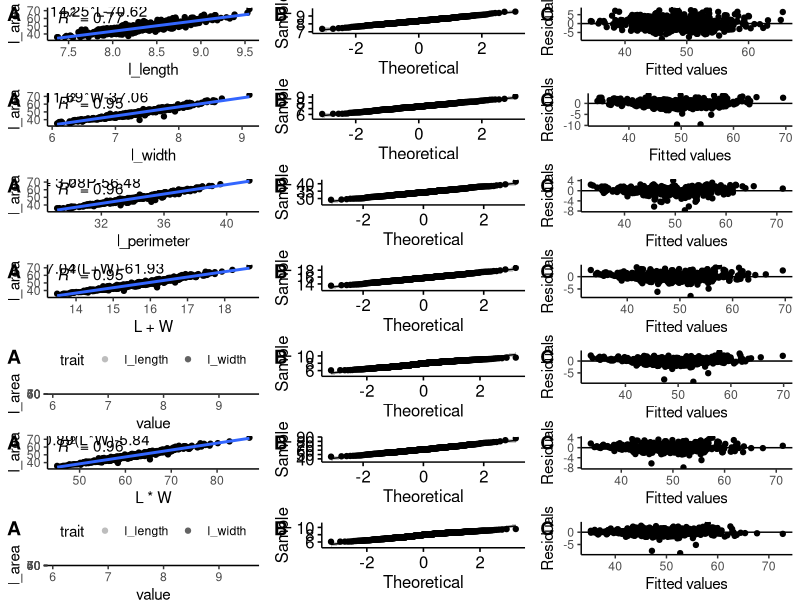
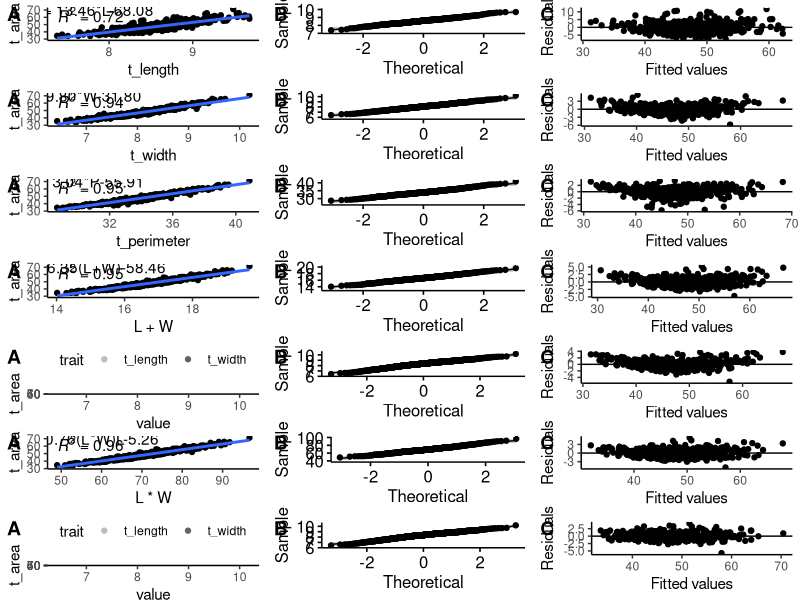
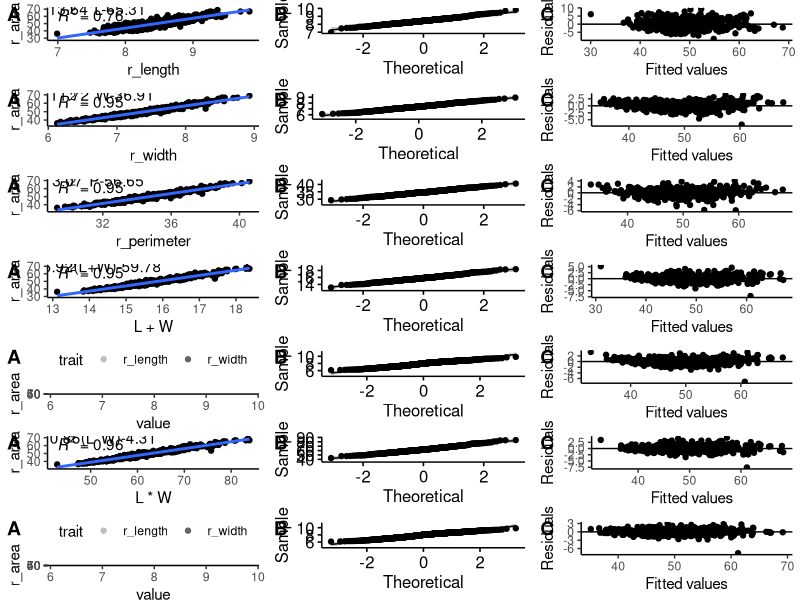
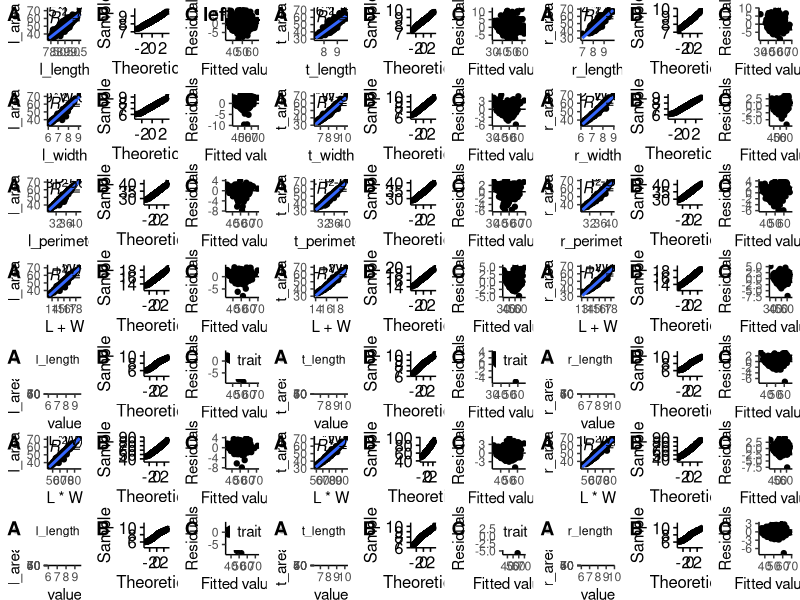
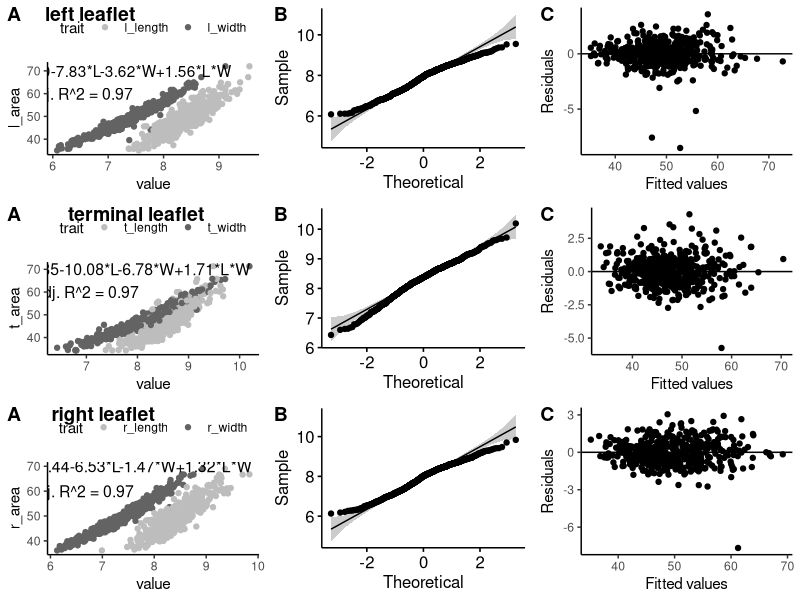
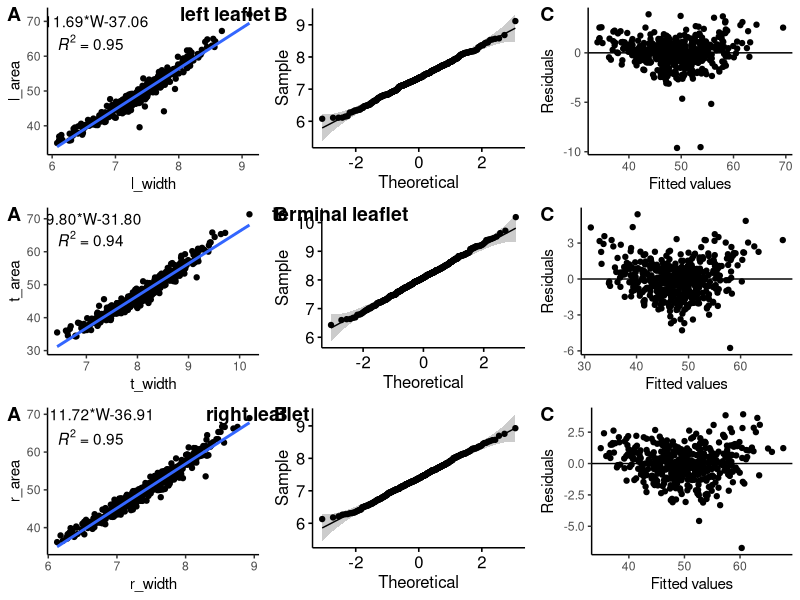
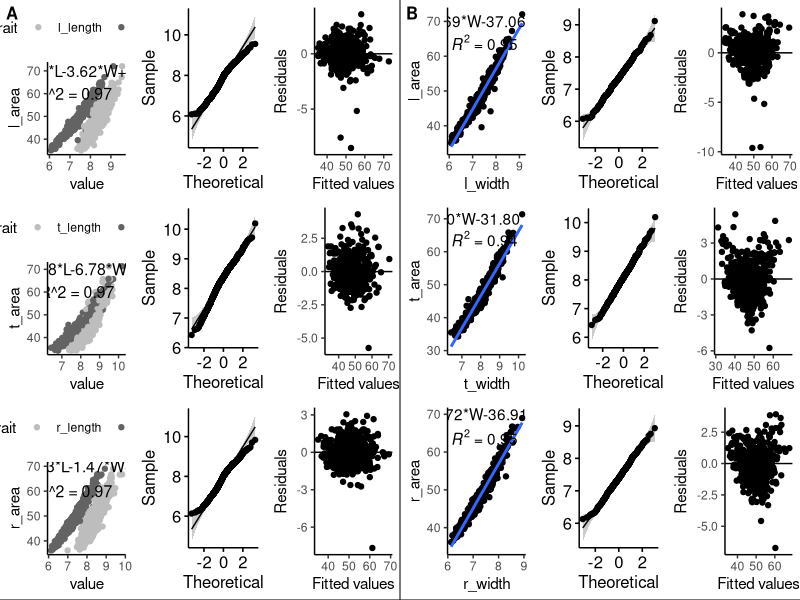
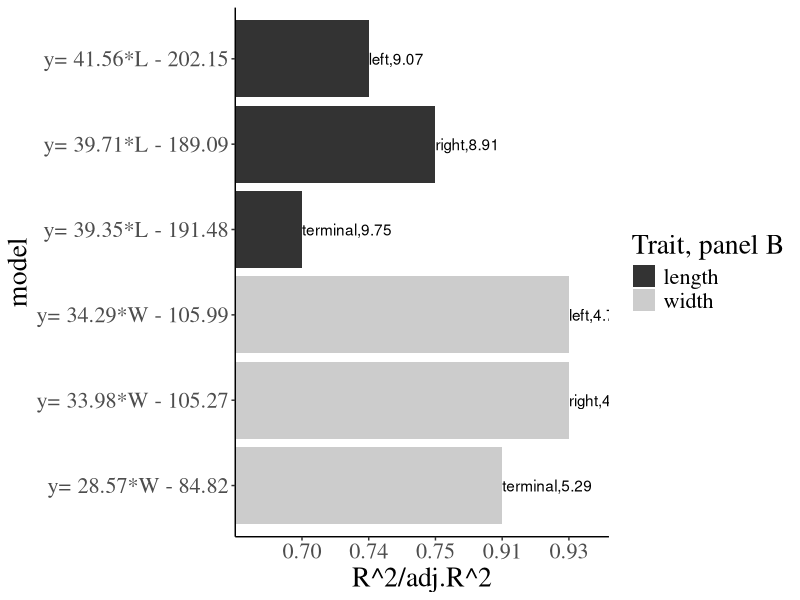

The R script that drew these images, in order:
## ---- chunk 1
knitr::opts_chunk$set(echo = TRUE)
knitr::opts_knit$set(root.dir = normalizePath("..")) #set working directory for all code chunks
## ---- chunk 2
suppressPackageStartupMessages(library(tidyverse))
library(ggpubr)
## ---- chunk 3
getwd()
#list.dirs(".")

final_data <- read.csv("./tables/blups.csv") 

lobed <- c("PI377261", "PI377286", "PI377287", "PI377342")

##filter out the lobed files
`%!in%` <- Negate(`%in%`) #negate function

final_data <- filter(final_data, line %!in% lobed ) #remove the lobed files

##add columns indicating summation 
final_data$l_l_w <- final_data$l_length + final_data$l_width
final_data$t_l_w <- final_data$t_length + final_data$t_width
final_data$r_l_w <- final_data$r_length + final_data$r_width

###add columns of length*width (multiplication)
final_data$l_lw <- final_data$l_length*final_data$l_width
final_data$t_lw <- final_data$t_length*final_data$t_width
final_data$r_lw <- final_data$r_length*final_data$r_width

###columns for total _leaflet area

final_data$Tarea <- final_data$l_area + final_data$t_area + final_data$r_area

####dataframe for model parameters
model_parameters <- data.frame(as.character(0),
                               as.character(0),
                               as.numeric(0),
                               as.numeric(0))
names(model_parameters) <- c("Leaflet", "model", "R^2/adj.R^2", "RSE")
## ---- chunk 4
##l_area ~ l_length
model.length <- lm(l_area ~ l_length, final_data)
summary(model.length)

###add parameters to the 
add_to_table <- c("Left", "y=14.25*L-70.62", "0.77", "2.92")
model_parameters <- rbind(model_parameters, add_to_table)
##main graph
a <- ggplot(final_data, aes(l_length, l_area)) + 
  geom_point() + 
  stat_smooth(method = lm, fill = "grey") +
  annotate("text", x= 7.7,  y=70 , label ="y = 14.25*L-70.62" ) +
  stat_regline_equation(label.y = 64, aes(label = ..rr.label..)) +
  theme_classic()

##qqplot
b <- ggqqplot(final_data, "l_length")
# ggplot(final_data, aes(sample = l_length)) + 
#   stat_qq() + 
#   theme_classic()

##residuals
c <- ggplot( data=NULL,aes(x= model.length$fitted.values, y = model.length$residuals)) +
  geom_point() + 
  geom_hline(yintercept = 0) + 
  theme_classic() + labs(x = "Fitted values", y = "Residuals")

##combine the three graphs on each leaflet

left_length <- ggarrange(a, b, c, labels = c("A", "B", "C"),nrow = 1, ncol = 3)

#ggsave("./figures/fig5_regression/left_length.tiff", left_length, width = 7, height = 3, device='tiff', dpi=300)
## ---- chunk 5
##l_area ~ l_width
model.width <- lm(l_area ~ l_width, final_data)
summary(model.width)

add_to_table <- c("Left", "y=11.69*W-37.06", "0.95", "1.41")
model_parameters <- rbind(model_parameters, add_to_table)

##main graph
a <- ggplot(final_data, aes(l_width, l_area)) + 
  geom_point() + 
  stat_smooth(method = lm, fill = "grey") +
  annotate("text", x= 6.5,  y=70 , label ="y = 11.69*W-37.06" ) +
  stat_regline_equation( label.y = 64, aes(label = ..rr.label..)) +
  theme_classic()

##qqplot
b <- ggqqplot(final_data, "l_width")
# ggplot(final_data, aes(sample = l_width)) + 
#   stat_qq() + 
#   theme_classic()

##residuals
c <- ggplot( data=NULL,aes(x= model.width$fitted.values, y = model.width$residuals)) +
  geom_point() + 
  geom_hline(yintercept = 0) + 
  theme_classic() + labs(x = "Fitted values", y = "Residuals")

##combine the three graphs on each leaflet

left_width <- ggarrange(a, b, c, labels = c("A", "B", "C"),nrow = 1, ncol = 3)
left_width1 <- ggarrange(a, b, c, nrow = 1, ncol = 3)

#ggsave("./figures/fig5_regression/left_width.tiff", left_width, width = 7, height = 3, device='tiff', dpi=300)
## ---- chunk 6
##l_area ~ l_perimeter
model.perimeter <- lm(l_area ~ l_perimeter, final_data)
summary(model.perimeter)

add_to_table <- c("Left", "y=3.08P-56.48", "0.96", "1.29")
model_parameters <- rbind(model_parameters, add_to_table)
##main graph
a <- ggplot(final_data, aes(l_perimeter, l_area)) + 
  geom_point() + 
  stat_smooth(method = lm, fill = "grey") +
  annotate("text", x= 31,  y=70 , label ="y = 3.08P-56.48" ) +
  stat_regline_equation( label.y = 64, aes(label = ..rr.label..)) +
  theme_classic()

##qqplot
b <- ggqqplot(final_data, "l_perimeter")
# ggplot(final_data, aes(sample = l_perimeter)) + 
#   stat_qq() + 
#   theme_classic()

##residuals
c <- ggplot( data=NULL,aes(x= model.perimeter$fitted.values, y = model.perimeter$residuals)) +
  geom_point() + 
  geom_hline(yintercept = 0) + 
  theme_classic() + labs(x = "Fitted values", y = "Residuals")

##combine the three graphs on each leaflet

left_perimeter <- ggarrange(a, b, c, labels = c("A", "B", "C"),nrow = 1, ncol = 3)

#ggsave("./figures/fig5_regression/left_perimeter.tiff", left_perimeter, width = 7, height = 3, device='tiff', dpi=300)
## ---- chunk 7
#####using single value from l_length + l_width = l_l_w
model.l_w <- lm(l_area ~ l_l_w, final_data)
summary(model.l_w)

###add to model_parameters
add_to_table <- c("Left", "y=7.04(L+W)-61.93", "0.95", "1.36")
model_parameters <- rbind(model_parameters, add_to_table)

a <- ggplot(final_data, aes(l_l_w, l_area)) + 
  geom_point() + 
  stat_smooth(method = lm, fill = "grey") +
 annotate("text", x= 14.45,  y=70 , label ="y = 7.04(L+W)-61.93") +
  stat_regline_equation( label.y = 64, aes(label = ..rr.label..)) +
  labs(x = "L + W") +
  theme_classic()

##qqplot
b <- ggqqplot(final_data, "l_l_w")
# ggplot(final_data, aes(sample = l_width)) + 
#   stat_qq() + 
#   theme_classic()

##residuals
c <- ggplot( data=NULL,aes(x= model.l_w$fitted.values, y = model.l_w$residuals)) +
  geom_point() + 
  geom_hline(yintercept = 0) + 
  theme_classic() + labs(x = "Fitted values", y = "Residuals")

##combine the three graphs on each leaflet

left_l_w <- ggarrange(a, b, c, labels = c("A", "B", "C"),nrow = 1, ncol = 3)

#ggsave("./figures/fig5_regression/left_l+w.tiff", left_l_w, width = 7, height = 3, device='tiff', dpi=300)
## ---- chunk 8
#no interaction
##l_area ~ l_length + l_width

model.l__w <- lm(l_area ~ l_length + l_width, final_data)
summary(model.l__w)

###add to model_parameters
add_to_table <- c("Left", "y=3.77*L+9.39*W-51.76", "0.96", "1.16")
model_parameters <- rbind(model_parameters, add_to_table)

##main graph
#Note the x here means L*W
#to visualize you have to pivot the data
final_data_l_w <- final_data %>% select(line, l_length, l_width, l_area) %>% pivot_longer(cols = c(l_length, l_width ), names_to = "trait", values_to = "value" )

a <- ggplot(final_data_l_w, aes(x = value, y = l_area, color = trait)) + 
  geom_point()  + 
  scale_color_manual(values=c("#bdbdbd", "#636363")) +
  theme_classic() +
  theme(legend.position = 'top', legend.direction = "horizontal") +
  annotate("text", x =6.7 , y=70 , label = "y = 3.77*L+9.39*W-51.76" , size = 4) +
  annotate("text", x =6.5 , y=60 , label = "adj. R^2 = 0.97" , size = 4) 
  
 
##qqplot
b <- ggqqplot(final_data_l_w, "value")
# ggplot(final_data, aes(sample = l_width)) + 
#   stat_qq() + 
#   theme_classic()

##residuals
c <- ggplot( data=NULL,aes(x= model.l__w$fitted.values, y = model.l__w$residuals)) +
  geom_point() + 
  geom_hline(yintercept = 0) + 
  theme_classic() + labs(x = "Fitted values", y = "Residuals")

##combine the three graphs on each leaflet

left_l__w <- ggarrange(a, b, c, labels = c("A", "B", "C"),nrow = 1, ncol = 3)

#ggsave("./figures/fig5_regression/left_l++w.tiff", left_l__w, width = 7, height = 3, device='tiff', dpi=300)
## ---- chunk 9
#####using single value from l_length * l_width = l_lw
##l_area ~ l_length*l_width

model.l.w <- lm(l_area ~ l_lw, final_data)
summary(model.l.w)

###add to model_parameters
add_to_table <- c("Left", "y=0.89(L*W)-5.84", "0.96", "1.27")
model_parameters <- rbind(model_parameters, add_to_table)

##main graph
#Note the x here means L*W
a <- ggplot(final_data, aes(l_lw, l_area)) + 
  geom_point() + 
  stat_smooth(method = lm, fill = "grey") +
  annotate("text", x= 51,  y=70 , label="y = 0.89(L*W)-5.84") +
  stat_regline_equation( label.y = 64, aes(label = ..rr.label..)) +
  labs(x = "L * W") +
  theme_classic()

##qqplot
b <- ggqqplot(final_data, "l_lw")
# ggplot(final_data, aes(sample = l_width)) + 
#   stat_qq() + 
#   theme_classic()

##residuals
c <- ggplot( data=NULL,aes(x= model.l.w$fitted.values, y = model.l.w$residuals)) +
  geom_point() + 
  geom_hline(yintercept = 0) + 
  theme_classic() + labs(x = "Fitted values", y = "Residuals")

##combine the three graphs on each leaflet

left_l.w <- ggarrange(a, b, c, labels = c("A", "B", "C"),nrow = 1, ncol = 3)

#ggsave("./figures/fig5_regression/left_lxW.tiff", left_l.w, width = 7, height = 3, device='tiff', dpi=300)
## ---- chunk 10
##with interactions
model.l..w <- lm(l_area ~ l_length * l_width, final_data)
summary(model.l..w)

###add to model_parameters
add_to_table <- c("Left", "y=44.90-7.83*L-3.62*W+1.56*L*W", "0.97", "1.10")
model_parameters <- rbind(model_parameters, add_to_table)


#with interaction
#to plot both predictors, length and width, we need to 
final_data_l.w <- final_data %>% select(line, l_length, l_width, l_area) %>% pivot_longer(cols = c(l_length, l_width ), names_to = "trait", values_to = "value" )

a <- ggplot(final_data_l.w, aes(x = value, y = l_area, color = trait)) + 
  geom_point()  + 
  scale_color_manual(values=c("#bdbdbd", "#636363")) +
  theme_classic() +
  theme(legend.position = 'top', legend.direction = "horizontal") +
  annotate("text", x= 7,  y=70 , label="y = 44.90-7.83*L-3.62*W+1.56*L*W") +
  annotate("text", x =6.5 , y=60 , label = "adj. R^2 = 0.97" , size = 4) 
  
##qqplot
b <- ggqqplot(final_data_l.w, "value")
# ggplot(final_data, aes(sample = l_width)) + 
#   stat_qq() + 
#   theme_classic()

##residuals
c <- ggplot( data=NULL,aes(x= model.l..w$fitted.values, y = model.l..w$residuals)) +
  geom_point() + 
  geom_hline(yintercept = 0) + 
  theme_classic() + labs(x = "Fitted values", y = "Residuals")

##combine the three graphs on each leaflet

left_l..w <- ggarrange(a, b, c, labels = c("A", "B", "C"),nrow = 1, ncol = 3)
left_l..w1 <- ggarrange(a, b, c, nrow = 1, ncol = 3)

#ggsave("./figures/fig5_regression/left_lxxW.tiff", left_l..w, width = 7, height = 3, device='tiff', dpi=300)

## ---- chunk 11
##combine all from left side
left_models <- ggarrange(left_length, 
                         left_width, 
                         left_perimeter, 
                         left_l_w, 
                         left_l__w , 
                         left_l.w, 
                         left_l..w,
                         nrow = 7, ncol = 1)
ggsave("./figures/combined/left_models.tiff", left_models, width = 15, height = 15, device='tiff', dpi=300)
## ---- chunk 12
##t_area ~ t_length
model.length <- lm(t_area ~ t_length, final_data)
summary(model.length)

###add to model_parameters
add_to_table <- c("terminal", "y=13.46*L-68.08", "0.72", "3.21")
model_parameters <- rbind(model_parameters, add_to_table)


##main graph
a <- ggplot(final_data, aes(t_length, t_area)) + 
  geom_point() + 
  stat_smooth(method = lm, fill = "grey") +
  annotate("text", x= 7.8,  y=70 , label="y = 13.46*L-68.08") +
  stat_regline_equation(label.y = 64, aes(label = ..rr.label..)) +
  theme_classic()

##qqplot
b <- ggqqplot(final_data, "t_length")
# ggplot(final_data, aes(sample = l_length)) + 
#   stat_qq() + 
#   theme_classic()

##residuals
c <- ggplot( data=NULL,aes(x= model.length$fitted.values, y = model.length$residuals)) +
  geom_point() + 
  geom_hline(yintercept = 0) + 
  theme_classic() + labs(x = "Fitted values", y = "Residuals")

##combine the three graphs on each leaflet

terminal_length <- ggarrange(a, b, c, labels = c("A", "B", "C"),nrow = 1, ncol = 3)

#ggsave("./figures/fig5_regression/terminal_length.tiff", terminal_length, width = 7, height = 3, device='tiff', dpi=300)
## ---- chunk 13
##t_area ~ t_width
model.width <- lm(t_area ~ t_width, final_data)
summary(model.width)

###add to model_parameters
add_to_table <- c("terminal", "y=9.80*W-31.80", "0.94", "1.50")
model_parameters <- rbind(model_parameters, add_to_table)
##main graph
a <- ggplot(final_data, aes(t_width, t_area)) + 
  geom_point() + 
  stat_smooth(method = lm, fill = "grey") +
  annotate("text", x= 6.9,  y=70 , label="y = 9.80*W-31.80") +
  stat_regline_equation( label.y = 64, aes(label = ..rr.label..)) +
  theme_classic()

##qqplot
b <- ggqqplot(final_data, "t_width")
# ggplot(final_data, aes(sample = l_width)) + 
#   stat_qq() + 
#   theme_classic()

##residuals
c <- ggplot( data=NULL,aes(x= model.width$fitted.values, y = model.width$residuals)) +
  geom_point() + 
  geom_hline(yintercept = 0) + 
  theme_classic() + labs(x = "Fitted values", y = "Residuals")

##combine the three graphs on each leaflet

terminal_width <- ggarrange(a, b, c, labels = c("A", "B", "C"),nrow = 1, ncol = 3)
terminal_width1 <- ggarrange(a, b, c,nrow = 1, ncol = 3)

#ggsave("./figures/fig5_regression/terminal_width.tiff", terminal_width, width = 7, height = 3, device='tiff', dpi=300)
## ---- chunk 14
##t_area ~ t_perimeter
model.perimeter <- lm(t_area ~ t_perimeter, final_data)
summary(model.perimeter)


###add to model_parameters
add_to_table <- c("terminal", "y=3.03*P-55.42", "0.95", "1.35")
model_parameters <- rbind(model_parameters, add_to_table)


##main graph
a <- ggplot(final_data, aes(t_perimeter, t_area)) + 
  geom_point() + 
  stat_smooth(method = lm, fill = "grey") +
  annotate("text", x= 30.5,  y=70 , label="y = 3.04*P-55.91") +
  stat_regline_equation( label.y = 64, aes(label = ..rr.label..)) +
  theme_classic()

##qqplot
b <- ggqqplot(final_data, "t_perimeter")
# ggplot(final_data, aes(sample = l_perimeter)) + 
#   stat_qq() + 
#   theme_classic()

##residuals
c <- ggplot( data=NULL,aes(x= model.perimeter$fitted.values, y = model.perimeter$residuals)) +
  geom_point() + 
  geom_hline(yintercept = 0) + 
  theme_classic() + labs(x = "Fitted values", y = "Residuals")

##combine the three graphs on each leaflet

terminal_perimeter <- ggarrange(a, b, c, labels = c("A", "B", "C"),nrow = 1, ncol = 3)

#ggsave("./figures/fig5_regression/terminal_perimeter.tiff", terminal_perimeter, width = 7, height = 3, device='tiff', dpi=300)
## ---- chunk 15
##t_area ~ t_length + t_width - usiong single value summed

model.l_w <- lm(t_area ~ t_l_w, final_data)
summary(model.l_w)

###add to model_parameters
add_to_table <- c("terminal", "y=6.35(L+W)-58.46", "0.95", "1.37")
model_parameters <- rbind(model_parameters, add_to_table)

##main graph
#Note the x here means L*W

a <- ggplot(final_data, aes(t_l_w, t_area)) + 
  geom_point() + 
  stat_smooth(method = lm, fill = "grey") +
  annotate("text", x= 15.1,  y=70 , label="y = 6.35(L+W)-58.46") +
  stat_regline_equation( label.y = 64, aes(label = ..rr.label..)) +

  labs(x = "L + W") +
  theme_classic()

##qqplot
b <- ggqqplot(final_data, "t_l_w")
# ggplot(final_data, aes(sample = l_width)) + 
#   stat_qq() + 
#   theme_classic()

##residuals
c <- ggplot( data=NULL,aes(x= model.l_w$fitted.values, y = model.l_w$residuals)) +
  geom_point() + 
  geom_hline(yintercept = 0) + 
  theme_classic() + labs(x = "Fitted values", y = "Residuals")

##combine the three graphs on each leaflet

terminal_l_w <- ggarrange(a, b, c, labels = c("A", "B", "C"),nrow = 1, ncol = 3)

#ggsave("./figures/fig5_regression/terminal_l+w.tiff", terminal_l_w, width = 7, height = 3, device='tiff', dpi=300)
## ---- chunk 16
#no interaction
##l_area ~ l_length + l_width

model.t__w <- lm(t_area ~ t_length + t_width, final_data)
summary(model.t__w)

###add to model_parameters
add_to_table <- c("terminal", "y=3.73*L+7.94*W-48.76", "0.96", "1.21")
model_parameters <- rbind(model_parameters, add_to_table)

##main graph
#Note the x here means L*W
#to visualize you have to pivot the data
final_data_t_w <- final_data %>% select(line, t_length, t_width, t_area) %>% pivot_longer(cols = c(t_length, t_width ), names_to = "trait", values_to = "value" )

a <- ggplot(final_data_t_w, aes(x = value, y = t_area, color = trait)) + 
  geom_point()  + 
  scale_color_manual(values=c("#bdbdbd", "#636363")) +
  theme_classic() +
  theme(legend.position = 'top', legend.direction = "horizontal") +
  annotate("text", x =7.2 , y=70 , label = "y = 3.73*L+7.94*W-48.76", size = 4) +
  annotate("text", x =7.0 , y=60 , label = "adj. R^2 = 0.96" , size = 4) 

##qqplot
b <- ggqqplot(final_data_t_w, "value")

##residuals
c <- ggplot( data=NULL,aes(x= model.t__w$fitted.values, y = model.t__w$residuals)) +
  geom_point() + 
  geom_hline(yintercept = 0) + 
  theme_classic() + labs(x = "Fitted values", y = "Residuals")

##combine the three graphs on each leaflet

terminal_t__w <- ggarrange(a, b, c, labels = c("A", "B", "C"),nrow = 1, ncol = 3)

#ggsave("./figures/fig5_regression/terminal_l++w.tiff", terminal_t__w, width = 7, height = 3, device='tiff', dpi=300)
## ---- chunk 17
##singular value of length*width
##l_area ~ l_length*l_width

model.l.w <- lm(t_area ~ t_lw, final_data)
summary(model.l.w)

###add to model_parameters
add_to_table <- c("terminal", "y=0.76(L*W)L-5.26", "0.96", "1.28")
model_parameters <- rbind(model_parameters, add_to_table)

##main graph
#Note the x here means L*W

a <- ggplot(final_data, aes(t_lw, t_area)) + 
  geom_point() + 
  stat_smooth(method = lm, fill = "grey") +
  annotate("text", x= 57,  y=70 , label="y = 0.76(L*W)L-5.26" )+
  stat_regline_equation( label.y = 64, aes(label = ..rr.label..)) +
 labs(x = "L * W") +
  theme_classic()

##qqplot
b <- ggqqplot(final_data, "t_lw")
# ggplot(final_data, aes(sample = l_width)) + 
#   stat_qq() + 
#   theme_classic()

##residuals
c <- ggplot( data=NULL,aes(x= model.l.w$fitted.values, y = model.l.w$residuals)) +
  geom_point() + 
  geom_hline(yintercept = 0) + 
  theme_classic() + labs(x = "Fitted values", y = "Residuals")

##combine the three graphs on each leaflet

terminal_l.w <- ggarrange(a, b, c, labels = c("A", "B", "C"),nrow = 1, ncol = 3)

#ggsave("./figures/fig5_regression/terminal_lxW.tiff", terminal_l.w, width = 7, height = 3, device='tiff', dpi=300)
## ---- chunk 18
##with interaction
model.t..w <- lm(t_area ~ t_length * t_width, final_data)
summary(model.t..w)

###add to model_parameters
add_to_table <- c("terminal", "y=69.85-10.08*L-6.78*W+1.71*L*W", "0.97", "1.10")
model_parameters <- rbind(model_parameters, add_to_table)


#with interaction
#to plot both predictors, length and width, we need to 
final_data_t.w <- final_data %>% select(line, t_length, t_width, t_area) %>% pivot_longer(cols = c(t_length, t_width ), names_to = "trait", values_to = "value" )

a <- ggplot(final_data_t.w, aes(x = value, y = t_area, color = trait)) + 
  geom_point()  + 
  scale_color_manual(values=c("#bdbdbd", "#636363")) +
  theme_classic() +
  theme(legend.position = 'top', legend.direction = "horizontal") +
  annotate("text", x =7.7 , y=70 , label = "y = 69.85-10.08*L-6.78*W+1.71*L*W" , size = 4) +
  annotate("text", x =7.0 , y=60 , label = "adj. R^2 = 0.97" , size = 4) 
  
##qqplot
b <- ggqqplot(final_data_t.w, "value")
# ggplot(final_data, aes(sample = l_width)) + 
#   stat_qq() + 
#   theme_classic()

##residuals
c <- ggplot( data=NULL,aes(x= model.t..w$fitted.values, y = model.t..w$residuals)) +
  geom_point() + 
  geom_hline(yintercept = 0) + 
  theme_classic() + labs(x = "Fitted values", y = "Residuals")

##combine the three graphs on each leaflet

terminal_t..w <- ggarrange(a, b, c, labels = c("A", "B", "C"),nrow = 1, ncol = 3)
terminal_t..w1 <- ggarrange(a, b, c, nrow = 1, ncol = 3)

#ggsave("./figures/fig5_regression/terminal_lxxW.tiff", terminal_t..w, width = 7, height = 3, device='tiff', dpi=300)
## ---- chunk 19
##combine all from left side
terminal_models <- ggarrange(terminal_length, 
                             terminal_width,
                             terminal_perimeter,
                             terminal_l_w, 
                             terminal_t__w,
                             terminal_l.w, 
                             terminal_t..w,
                         nrow = 7, ncol = 1)
ggsave("./figures/combined/terminal_models.tiff", terminal_models, width = 15, height = 15, device='tiff', dpi=300)


## ---- chunk 20
##r_area ~ r_length
model.length <- lm(r_area ~ r_length, final_data)
summary(model.length)


###add to model_parameters
add_to_table <- c("right", "y=13.64*L-65.31", "0.76", "2.97")
model_parameters <- rbind(model_parameters, add_to_table)


##main graph
a <- ggplot(final_data, aes(r_length, r_area)) + 
  geom_point() + 
  stat_smooth(method = lm, fill = "grey") +
  annotate("text", x= 7.4,  y=70 , label="y = 13.64*L-65.31") +
  stat_regline_equation(label.y = 64, aes(label = ..rr.label..)) +
  theme_classic()

##qqplot
b <- ggqqplot(final_data, "r_length")
# ggplot(final_data, aes(sample = l_length)) + 
#   stat_qq() + 
#   theme_classic()

##residuals
c <- ggplot( data=NULL,aes(x= model.length$fitted.values, y = model.length$residuals)) +
  geom_point() + 
  geom_hline(yintercept = 0) + 
  theme_classic() + labs(x = "Fitted values", y = "Residuals")

##combine the three graphs on each leaflet

right_length <- ggarrange(a, b, c, labels = c("A", "B", "C"),nrow = 1, ncol = 3)

#ggsave("./figures/fig5_regression/right_length.tiff", right_length, width = 7, height = 3, device='tiff', dpi=300)
## ---- chunk 21
##r_area ~ r_width
model.width <- lm(r_area ~ r_width, final_data)
summary(model.width)

###add to model_parameters
add_to_table <- c("right", "y=11.72*W-36.91", "0.95", "1.31")
model_parameters <- rbind(model_parameters, add_to_table)

##main graph
a <- ggplot(final_data, aes(r_width, r_area)) + 
  geom_point() + 
  stat_smooth(method = lm, fill = "grey") +
  annotate("text", x= 6.6,  y=70 , label="y = 11.72*W-36.91") +
  stat_regline_equation( label.y = 64, aes(label = ..rr.label..)) +
  theme_classic()

##qqplot
b <- ggqqplot(final_data, "r_width")
# ggplot(final_data, aes(sample = l_width)) + 
#   stat_qq() + 
#   theme_classic()

##residuals
c <- ggplot( data=NULL,aes(x= model.width$fitted.values, y = model.width$residuals)) +
  geom_point() + 
  geom_hline(yintercept = 0) + 
  theme_classic() + labs(x = "Fitted values", y = "Residuals")

##combine the three graphs on each leaflet

right_width <- ggarrange(a, b, c, labels = c("A", "B", "C"),nrow = 1, ncol = 3)
right_width1 <- ggarrange(a, b, c, nrow = 1, ncol = 3)

#ggsave("./figures/fig5_regression/right_width.tiff", right_width, width = 7, height = 3, device='tiff', dpi=300)
## ---- chunk 22
##r_area ~ r_perimeter
model.perimeter <- lm(r_area ~ r_perimeter, final_data)
summary(model.perimeter)


###add to model_parameters
add_to_table <- c("right", "y=3.07*P-56.65", "0.95", "1.32")
model_parameters <- rbind(model_parameters, add_to_table)


##main graph
a <- ggplot(final_data, aes(r_perimeter, r_area)) + 
  geom_point() + 
  stat_smooth(method = lm, fill = "grey") +
  annotate("text", x= 31,  y=70 , label="y = 3.07*P-56.65") +
  stat_regline_equation( label.y = 64, aes(label = ..rr.label..)) +
  theme_classic()

##qqplot
b <- ggqqplot(final_data, "r_perimeter")
# ggplot(final_data, aes(sample = l_perimeter)) + 
#   stat_qq() + 
#   theme_classic()

##residuals
c <- ggplot( data=NULL,aes(x= model.perimeter$fitted.values, y = model.perimeter$residuals)) +
  geom_point() + 
  geom_hline(yintercept = 0) + 
  theme_classic() + labs(x = "Fitted values", y = "Residuals")

##combine the three graphs on each leaflet

right_perimeter <- ggarrange(a, b, c, labels = c("A", "B", "C"),nrow = 1, ncol = 3)

#ggsave("./figures/fig5_regression/right_perimeter.tiff", right_perimeter, width = 7, height = 3, device='tiff', dpi=300)
## ---- chunk 23
##singular value of length + width
##r_area ~ r_length + r_width

model.l_w <- lm(r_area ~ r_l_w, final_data)
summary(model.l_w)


###add to model_parameters
add_to_table <- c("right", "y=6.92(L+W)-59.78", "0.95", "1.36")
model_parameters <- rbind(model_parameters, add_to_table)

##main graph
#Note the x here means L*W

a <- ggplot(final_data, aes(r_l_w, r_area)) + 
  geom_point() + 
  stat_smooth(method = lm, fill = "grey") +
  annotate("text", x= 14,  y=70 , label="y = 6.92(L+W)-59.78") +
  stat_regline_equation( label.y = 64, aes(label = ..rr.label..)) +
  labs(x = "L + W") +
  theme_classic()

##qqplot
b <- ggqqplot(final_data, "r_l_w")
# ggplot(final_data, aes(sample = l_width)) + 
#   stat_qq() + 
#   theme_classic()

##residuals
c <- ggplot( data=NULL,aes(x= model.l_w$fitted.values, y = model.l_w$residuals)) +
  geom_point() + 
  geom_hline(yintercept = 0) + 
  theme_classic() + labs(x = "Fitted values", y = "Residuals")

##combine the three graphs on each leaflet

right_l_w <- ggarrange(a, b, c, labels = c("A", "B", "C"),nrow = 1, ncol = 3)

#ggsave("./figures/fig5_regression/right_l+w.tiff", right_l_w, width = 7, height = 3, device='tiff', dpi=300)
## ---- chunk 24
###no interaction
model.r__w <- lm(r_area ~ r_length + r_width, final_data)
summary(model.r__w)

###add to model_parameters
add_to_table <- c("right", "y=3.36*L+9.59*W-49.49", "0.97", "1.08")
model_parameters <- rbind(model_parameters, add_to_table)

##main graph
#Note the x here means L*W
#to visualize you have to pivot the data
final_data_r_w <- final_data %>% select(line, r_length, r_width, r_area) %>% pivot_longer(cols = c(r_length, r_width ), names_to = "trait", values_to = "value" )

a <- ggplot(final_data_r_w, aes(x = value, y = r_area, color = trait)) + 
  geom_point()  + 
  scale_color_manual(values=c("#bdbdbd", "#636363")) +
  theme_classic() +
  theme(legend.position = 'top', legend.direction = "horizontal") +
  annotate("text", x =7 , y=70 , label = "y = 3.36*L+9.59*W-49.49" , size = 4) +
  annotate("text", x =6.6 , y=60 , label = "adj. R^2 = 0.97" , size = 4) 

##qqplot
b <- ggqqplot(final_data_r_w, "value")

##residuals
c <- ggplot( data=NULL,aes(x= model.r__w$fitted.values, y = model.r__w$residuals)) +
  geom_point() + 
  geom_hline(yintercept = 0) + 
  theme_classic() + labs(x = "Fitted values", y = "Residuals")

##combine the three graphs on each leaflet

right_l__w <- ggarrange(a, b, c, labels = c("A", "B", "C"),nrow = 1, ncol = 3)

#ggsave("./figures/fig5_regression/right_l++w.tiff", right_l__w, width = 7, height = 3, device='tiff', dpi=300)

## ---- chunk 25
#single value of length*width
##r_area ~ r_length*r_width

model.l.w <- lm(r_area ~ r_lw, final_data)
summary(model.l.w)

###add to model_parameters
add_to_table <- c("right", "y=0.86(L*W)-4.31", "0.96", "1.26")
model_parameters <- rbind(model_parameters, add_to_table)

##main graph
#Note the x here means L*W

a <- ggplot(final_data, aes(r_lw, r_area)) + 
  geom_point() + 
  stat_smooth(method = lm, fill = "grey") +
  annotate("text", x= 50,  y=70 , label="y = 0.86(L*W)-4.31") +
  stat_regline_equation( label.y = 64, aes(label = ..rr.label..)) +
  labs(x = "L * W") +
  theme_classic()

##qqplot
b <- ggqqplot(final_data, "r_lw")
# ggplot(final_data, aes(sample = l_width)) + 
#   stat_qq() + 
#   theme_classic()

##residuals
c <- ggplot( data=NULL,aes(x= model.l.w$fitted.values, y = model.l.w$residuals)) +
  geom_point() + 
  geom_hline(yintercept = 0) + 
  theme_classic() + labs(x = "Fitted values", y = "Residuals")

##combine the three graphs on each leaflet

right_l.w <- ggarrange(a, b, c, labels = c("A", "B", "C"),nrow = 1, ncol = 3)

#ggsave("./figures/fig5_regression/right_lxW.tiff", right_l.w, width = 7, height = 3, device='tiff', dpi=300)
## ---- chunk 26
##with interaction
model.r..w <- lm(r_area ~ r_length * r_width, final_data)
summary(model.r..w)

###add to model_parameters
add_to_table <- c("right", "y=33.44-6.53*L-1.47*W+1.32*L*W", "0.97", "1.02")
model_parameters <- rbind(model_parameters, add_to_table)


#with interaction
#to plot both predictors, length and width, we need to 
final_data_r.w <- final_data %>% select(line, r_length, r_width, r_area) %>% pivot_longer(cols = c(r_length, r_width ), names_to = "trait", values_to = "value" )

a <- ggplot(final_data_r.w, aes(x = value, y = r_area, color = trait)) + 
  geom_point()  + 
  scale_color_manual(values=c("#bdbdbd", "#636363")) +
  theme_classic() +
  theme(legend.position = 'top', legend.direction = "horizontal") +
  annotate("text", x =7.5 , y=70 , label = "y = 33.44-6.53*L-1.47*W+1.32*L*W" , size = 4) +
  annotate("text", x =6.6 , y=60 , label = "adj. R^2 = 0.97" , size = 4) 
  
##qqplot
b <- ggqqplot(final_data_r.w, "value")
# ggplot(final_data, aes(sample = l_width)) + 
#   stat_qq() + 
#   theme_classic()

##residuals
c <- ggplot( data=NULL,aes(x= model.r..w$fitted.values, y = model.r..w$residuals)) +
  geom_point() + 
  geom_hline(yintercept = 0) + 
  theme_classic() + labs(x = "Fitted values", y = "Residuals")

##combine the three graphs on each leaflet

right_r..w <- ggarrange(a, b, c, labels = c("A", "B", "C"),nrow = 1, ncol = 3)
right_r..w1 <- ggarrange(a, b, c, nrow = 1, ncol = 3)

#ggsave("./figures/fig5_regression/right_lxxW.tiff", right_r..w, width = 7, height = 3, device='tiff', dpi=300)
## ---- chunk 27
##combine all from left side
right_models <- ggarrange(right_length, 
                          right_width, 
                          right_perimeter, 
                          right_l_w,
                          right_l__w,
                          right_l.w, 
                          right_r..w,
                         nrow = 7, ncol = 1)
ggsave("./figures/combined/right_models.tiff", right_models, width = 15, height = 15, device='tiff', dpi=300)
## ---- chunk 28
###final image with the best out of all the
##based on R^2

all_leaftlets_models <- ggarrange(left_models, terminal_models , right_models,
                                  labels = c("left", "terminal", "right"),
                                  nrow = 1, ncol = 3, hjust = -7 )
ggsave("./figures/combined/all_leaflets_models.tiff", all_leaftlets_models, width = 35, height = 15, device='tiff', dpi=300)


###only top models from each category
##ones with L*W
all_top_models <- ggarrange(left_l..w, terminal_t..w, right_r..w, 
                         nrow = 3, ncol = 1, 
                         labels = c("left leaflet", "terminal leaflet", "right leaflet"))

ggsave("./figures/combined/_all_top_models.tiff", all_top_models, width = 14, height = 7, device='tiff', dpi=300)



##using width of a leaf
all_width_models <- ggarrange(left_width, terminal_width, right_width, 
                         nrow = 3, ncol = 1,
                                            labels = c("left leaflet", "terminal leaflet", "right leaflet"), hjust = -2)

ggsave("./figures/combined/_all_width_models.tiff", all_width_models, width = 14, height = 7, device='tiff', dpi=300)


## ---- chunk 29
##combine top models vs width models into one graph
###only top models from each category
##ones with L*W
all_top_models1 <- ggarrange(left_l..w1, terminal_t..w1, right_r..w1, 
                         nrow = 3, ncol = 1)

#labels = c("left leaflet", "terminal leaflet", "right leaflet")

##using width of a leaf
all_width_models1 <- ggarrange(left_width1, terminal_width1, right_width1, 
                         nrow = 3, ncol = 1)



#graphing
plot.list <- list(all_top_models1, all_width_models1)


library(grid)

tiff(filename = "./figures/fig5_top&width.tiff", width = 28, height = 7, units = "in", res = 300)
ggarrange(plotlist = plot.list,  labels = c("A", "B"), font.label = list(size = 12))
x = c(0.5, 0.5, 0.5,0,0.5,1)
y = c(0, 0.5, 1, 0,0,0)
id = c(1,1,1,2,2,2)
grid.polygon(x,y,id)
dev.off()

## ---- chunk 30
###save the table with all the models



model_parameters <- model_parameters[-1, ]

write.csv(model_parameters,"./tables/model_parameters.csv", row.names = F)

#model_parameters$`R^2/adj.R^2` <- as.numeric(model_parameters$`R^2/adj.R^2`)

##left
left_df <- model_parameters %>% 
  filter(Leaflet == "Left") %>%  
  mutate(model = fct_reorder(model, `R^2/adj.R^2`))

model_left <- ggplot(left_df, aes(x = model, y= `R^2/adj.R^2`)) + 
  geom_bar(stat="identity") + 
  coord_flip() +
  labs(x = "left leaflet", y="") +
  geom_text(aes(label = RSE), hjust=0) +
  theme_classic()+
  theme(text = element_text(size = 20, family = "serif"))
  
##terminal
terminal_df <- model_parameters %>% 
  filter(Leaflet == "terminal") %>%  
  mutate(model = fct_reorder(model, `R^2/adj.R^2`))

model_terminal <- ggplot(terminal_df, aes(x = model, y= `R^2/adj.R^2`)) + 
  geom_bar(stat="identity") + 
  coord_flip() +
  labs(x = "termianl leaflet", y= "") +
  geom_text(aes(label = RSE),  hjust=0) +
  theme_classic()+
  theme(text = element_text(size = 20, family = "serif"))

##right
right_df <- model_parameters %>% 
  filter(Leaflet == "right") %>%  
  mutate(model = fct_reorder(model, `R^2/adj.R^2`))

model_right <- ggplot(right_df, aes(x = model, y= `R^2/adj.R^2`)) + 
  geom_bar(stat="identity") + 
  coord_flip() +
  labs(x = "right leaflet") +
  geom_text(aes(label = RSE),  hjust=0) +
  theme_classic()+
  theme(text = element_text(size = 20, family = "serif"))

#write.csv(model_parameters[-1,],"./data/processed/leaf_area_models.csv",  row.names = F)
models <- ggarrange(model_left, 
                    model_terminal, 
                    model_right, 
                    
                    nrow = 3, ncol=1, common.legend = TRUE)
  
  
#ggsave("./figures/fig5_models_comparison.tiff", models, width = 7, height = 10, device='tiff', dpi=300)

## ---- chunk 31
###regress on trifoliate area
total_area_parameters <- data.frame(as.character(0),
                               as.character(0),
                               as.character(0),
                               as.numeric(0),
                               as.numeric(0))
names(total_area_parameters) <- c("Leaflet","Trait", "model", "R^2/adj.R^2", "RSE")

#Choose simple traits to measure (width and area)

##l_area ~ l_width
model.TArea_width<- lm(Tarea ~ l_width, final_data)
summary(model.TArea_width)
add_to_table2 <- c("left", "width","y= 34.29*W - 105.99", "0.93", "4.75")
total_area_parameters <- rbind(total_area_parameters, add_to_table2)


model.TArea_width.2<- lm(Tarea ~ t_width, final_data)
summary(model.TArea_width.2)
add_to_table2 <- c("terminal", "width","y= 28.57*W - 84.82", "0.91", "5.29")
total_area_parameters <- rbind(total_area_parameters, add_to_table2)


model.TArea_width.3<- lm(Tarea ~ r_width, final_data)
summary(model.TArea_width.3)
add_to_table2 <- c("right","width", "y= 33.98*W - 105.27", "0.93", "4.47")
total_area_parameters <- rbind(total_area_parameters, add_to_table2)

####ll_area ~ l_length
model.TArea_length<- lm(Tarea ~ l_length, final_data)
summary(model.TArea_length)
add_to_table2 <- c("left", "length", "y= 41.56*L - 202.15", "0.74", "9.07")
total_area_parameters <- rbind(total_area_parameters, add_to_table2)

model.TArea_length2<- lm(Tarea ~ t_length, final_data)
summary(model.TArea_length2)
add_to_table2 <- c("terminal", "length", "y= 39.35*L - 191.48", "0.70", "9.75")
total_area_parameters <- rbind(total_area_parameters, add_to_table2)

model.TArea_length3<- lm(Tarea ~ r_length, final_data)
summary(model.TArea_length3)
add_to_table2 <- c("right","length", "y= 39.71*L - 189.09", "0.75", "8.91")
total_area_parameters <- rbind(total_area_parameters, add_to_table2)



#graphing
total_area_parameters <- total_area_parameters[-1, ]

write.csv(total_area_parameters,"./tables/total_area_model_parameters.csv", row.names = F)

#one graph


area_model <- ggplot(total_area_parameters, aes(x = model, y= `R^2/adj.R^2`, fill = Trait)) +
  geom_bar(stat = "identity") +
  geom_text(aes(label = paste0(Leaflet,",",RSE )), hjust=0 ) +
  scale_fill_grey()+
  labs(fill = "Trait, panel B")+
  coord_flip()+
  theme_classic()+
  theme(text = element_text(size = 20, family = "serif"))


  
ggsave("./figures/fig5_models_comparison_for area.tiff", area_model, width = 8, height = 5, device='tiff', dpi=300)
## ---- chunk 32
#combined the two graphs

plot.list <- list(models, area_model)
                    
tiff(filename = "./figures/fig5_models_all_regression.tiff", width = 20, height = 7, units = "in", res = 300)
ggarrange(plotlist = plot.list,  labels = c("A", "B"), font.label = list(size = 20))
x = c(0.5, 0.5, 0.5,0,0.5,1)
y = c(0, 0.5, 1, 0,0,0)
id = c(1,1,1,2,2,2)
grid.polygon(x,y,id)
dev.off()
